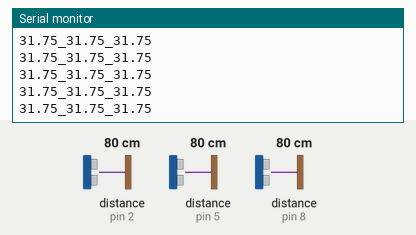
Bench run of a sketch on a simulated Arduino Uno, built with avr-gcc and run on an emulated ATmega328P. On the bench: the last lines printed to the serial monitor. Wiring (inferred from the names in the program): 3 × ultrasonic range finder: trigger pin 3, echo pin 2 / trigger pin 4, echo pin 5 / trigger pin 7, echo pin 8. Inputs (shaded band) come from the test bench; at power-on: distance to the obstacle (sensors on pin 2, pin 5, pin 8) 80 cm. The echo pulse lasts 58.3 µs per cm.

Above: at 1.2 s.
1.3 s: distance to the obstacle (sensor on pin 2) set to 2 cm
At 1.5 s:
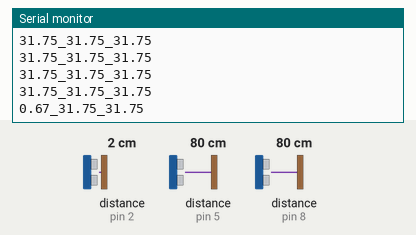
2.8 s: distance to the obstacle (sensor on pin 2) set to 250 cm
At 2.83 s:
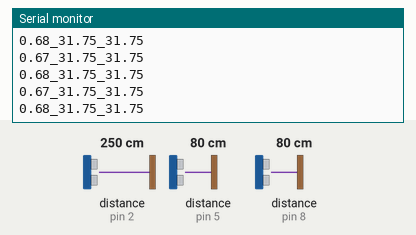
5.8 s: distance to the obstacle (sensor on pin 5) set to 2 cm
At 5.91 s:
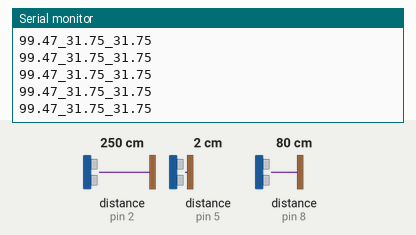
7.3 s: distance to the obstacle (sensor on pin 2) set to 60 cm
At 7.33 s:
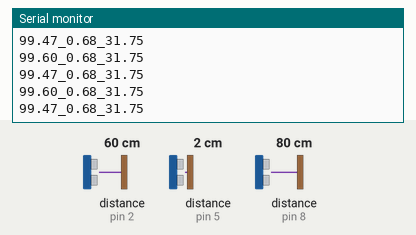
10.3 s: distance to the obstacle (sensor on pin 8) set to 2 cm
At 10.41 s:
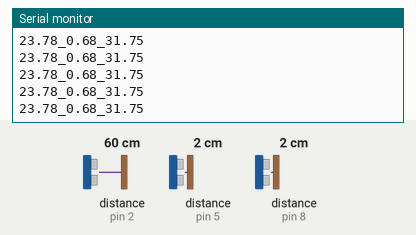
11.8 s: distance to the obstacle (sensor on pin 5) set to 4 cm
At 11.89 s:
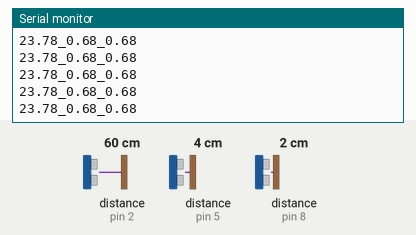
Timing chart, 0 to 14.3 s (numbered marks = the images above; inputs shaded):
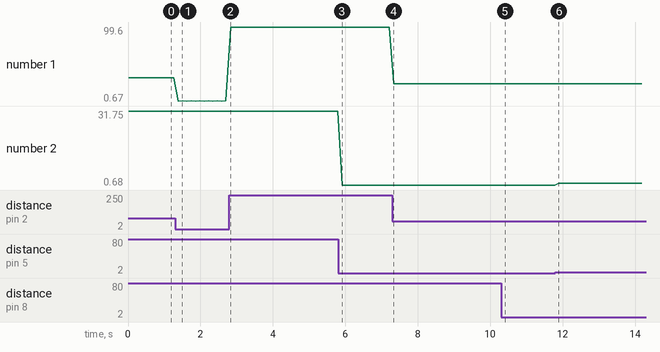

Measured:
- after the input at 1.3 s, the serial monitor: prints a new line after 0.09 s (image 1)
- plotted number 1: 31.75 → 0.68 after the input at 1.3 s, 0.68 → 99.47 after the input at 2.8 s, 99.47 → 23.78 after the input at 7.3 s
- plotted number 2: 31.75 → 0.68 after the input at 5.8 s, 0.68 → 1.47 after the input at 11.8 s

The sketch:

three_ultrasonic_sensors.ino
```cpp
// sensor1
int trigPin1 = 3;               //Sensor Trig pin connected to Arduino pin 3
int echoPin1 = 2;               //Sensor Echo pin connected to Arduino pin 2
float pingTime1;                //time for ping to travel from sensor to target and return
float distance1;                //Distance to Target in inches

//sensor2
int trigPin2 = 4;
int echoPin2 = 5;
float pingTime2;
float distance2;

// sensor3
int trigPin3 = 7;
int echoPin3 = 8;
float pingTime3;
float distance3;

float speedOfSound = 776.5;     //Speed of sound in miles per hour when temp is 77 degrees.
char distances[72];             //Concantenate all the distances together

void setup() {
  // put your setup code here, to run once:
  Serial.begin(9600);
  pinMode(trigPin1, OUTPUT);
  pinMode(echoPin1, INPUT);
  pinMode(trigPin2, OUTPUT);
  pinMode(echoPin2, INPUT);
  pinMode(trigPin3, OUTPUT);
  pinMode(echoPin3, INPUT);
}

void loop() {
  // put your main code here, to run repeatedly:

  digitalWrite(trigPin1, LOW);    //Set trigger pin low
  delayMicroseconds(2000);        //Let signal settle
  digitalWrite(trigPin1, HIGH);   //Set trigPin high
  delayMicroseconds(15);          //Delay in high state
  digitalWrite(trigPin1, LOW);    //ping has now been sent
  delayMicroseconds(10);          //Delay in low state
  pingTime1 = pulseIn(echoPin1, HIGH);   //pingTime is presented in microceconds
  pingTime1 = pingTime1/1000000;          //convert pingTime to seconds by dividing by 1000000 (microseconds in a second)
  pingTime1 = pingTime1/3600;             //convert pingtime to hourse by dividing by 3600 (seconds in an hour)
  distance1 = speedOfSound * pingTime1;   //This will be in miles, since speed of sound was miles per hour
  distance1 = distance1/2;                //Remember ping travels to target and back from target, so you must divide by 2 for actual target distance.
  distance1 = distance1*63360;            //Convert miles to inches by multipling by 63360 (inches per mile)
  delayMicroseconds(1000);

  digitalWrite(trigPin2, LOW);    //Set trigger pin low
  delayMicroseconds(2000);        //Let signal settle
  digitalWrite(trigPin2, HIGH);   //Set trigPin high
  delayMicroseconds(15);          //Delay in high state
  digitalWrite(trigPin2, LOW);    //ping has now been sent
  delayMicroseconds(10);          //Delay in low state
  pingTime2 = pulseIn(echoPin2, HIGH);   //pingTime is presented in microceconds
  pingTime2 = pingTime2/1000000;          //convert pingTime to seconds by dividing by 1000000 (microseconds in a second)
  pingTime2 = pingTime2/3600;             //convert pingtime to hourse by dividing by 3600 (seconds in an hour)
  distance2 = speedOfSound * pingTime2;   //This will be in miles, since speed of sound was miles per hour
  distance2 = distance2/2;                //Remember ping travels to target and back from target, so you must divide by 2 for actual target distance.
  distance2 = distance2*63360;            //Convert miles to inches by multipling by 63360 (inches per mile)
  delayMicroseconds(1000);

  digitalWrite(trigPin3, LOW);    //Set trigger pin low
  delayMicroseconds(2000);        //Let signal settle
  digitalWrite(trigPin3, HIGH);   //Set trigPin high
  delayMicroseconds(15);          //Delay in high state
  digitalWrite(trigPin3, LOW);    //ping has now been sent
  delayMicroseconds(10);          //Delay in low state
  pingTime3 = pulseIn(echoPin3, HIGH);   //pingTime is presented in microceconds
  pingTime3 = pingTime3/1000000;          //convert pingTime to seconds by dividing by 1000000 (microseconds in a second)
  pingTime3 = pingTime3/3600;             //convert pingtime to hourse by dividing by 3600 (seconds in an hour)
  distance3 = speedOfSound * pingTime3;   //This will be in miles, since speed of sound was miles per hour
  distance3 = distance3/2;                //Remember ping travels to target and back from target, so you must divide by 2 for actual target distance.
  distance3 = distance3*63360;            //Convert miles to inches by multipling by 63360 (inches per mile)

  char str1[12];
  char str2[12];
  char str3[12];
  dtostrf(distance1, 2, 2, str1);
  dtostrf(distance2, 2, 2, str2);
  dtostrf(distance3, 2, 2, str3);
  sprintf(distances, "%s_%s_%s", str1, str2, str3);
  Serial.println(distances);
  memset(&distances[0], 0, sizeof(distances));
  delay(100); //delay tenth of a  second to slow things down a little.
}
```
